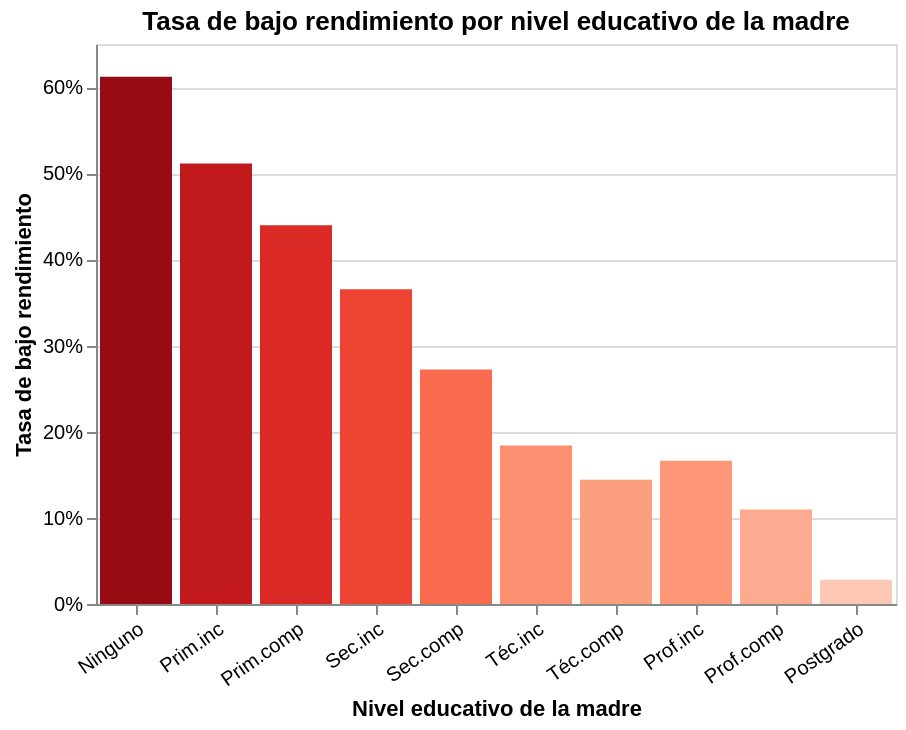

The cell this chart's notebook holds for it:
### Code cell
# Educación de la madre vs tasa de riesgo.
# Se espera gradiente decreciente de riesgo a medida que aumenta el nivel educativo.
edu_risk = (
    df_model.dropna(subset=['edu_madre_num'])
    .groupby('edu_madre_num')[TARGET]
    .mean()
    .reset_index()
    .rename(columns={TARGET: 'tasa_riesgo'})
)

edu_labels = {
    0: 'Ninguno', 1: 'Prim. inc.', 2: 'Prim. comp.',
    3: 'Sec. inc.', 4: 'Sec. comp.', 5: 'Téc. inc.',
    6: 'Téc. comp.', 7: 'Prof. inc.', 8: 'Prof. comp.', 9: 'Postgrado'
}
edu_risk['nivel'] = edu_risk['edu_madre_num'].map(edu_labels)

chart_edu = alt.Chart(edu_risk).mark_bar().encode(
    x=alt.X('edu_madre_num:O', title='Nivel educativo de la madre',
            axis=alt.Axis(labelExpr="{'0':'Ninguno','1':'Prim.inc','2':'Prim.comp','3':'Sec.inc','4':'Sec.comp','5':'Téc.inc','6':'Téc.comp','7':'Prof.inc','8':'Prof.comp','9':'Postgrado'}[datum.label]",
                          labelAngle=-35)),
    y=alt.Y('tasa_riesgo:Q', title='Tasa de bajo rendimiento', axis=alt.Axis(format='%')),
    tooltip=['nivel:N', alt.Tooltip('tasa_riesgo:Q', format='.1%')],
    color=alt.Color('tasa_riesgo:Q', scale=alt.Scale(scheme='reds'), legend=None)
).properties(
    width=400, height=280,
    title='Tasa de bajo rendimiento por nivel educativo de la madre'
)

chart_edu

### Figure 1 — Vega specification as saved in the notebook (floating-point values rounded to 4 significant figures)
{"$schema": "https://vega.github.io/schema/vega/v5.json", "data": [{"name": "source_0", "values": [{"edu_madre_num": 0.0, "nivel": "Ninguno", "tasa_riesgo": 0.6119, "tasa_riesgo_end": 0.6119, "tasa_riesgo_start": 0.0}, {"edu_madre_num": 1.0, "nivel": "Prim. inc.", "tasa_riesgo": 0.5113, "tasa_riesgo_end": 0.5113, "tasa_riesgo_start": 0.0}, {"edu_madre_num": 2.0, "nivel": "Prim. comp.", "tasa_riesgo": 0.4396, "tasa_riesgo_end": 0.4396, "tasa_riesgo_start": 0.0}, {"edu_madre_num": 3.0, "nivel": "Sec. inc.", "tasa_riesgo": 0.3655, "tasa_riesgo_end": 0.3655, "tasa_riesgo_start": 0.0}, {"edu_madre_num": 4.0, "nivel": "Sec. comp.", "tasa_riesgo": 0.2723, "tasa_riesgo_end": 0.2723, "tasa_riesgo_start": 0.0}, {"edu_madre_num": 5.0, "nivel": "Téc. inc.", "tasa_riesgo": 0.184, "tasa_riesgo_end": 0.184, "tasa_riesgo_start": 0.0}, {"edu_madre_num": 6.0, "nivel": "Téc. comp.", "tasa_riesgo": 0.1441, "tasa_riesgo_end": 0.1441, "tasa_riesgo_start": 0.0}, {"edu_madre_num": 7.0, "nivel": "Prof. inc.", "tasa_riesgo": 0.1662, "tasa_riesgo_end": 0.1662, "tasa_riesgo_start": 0.0}, {"edu_madre_num": 8.0, "nivel": "Prof. comp.", "tasa_riesgo": 0.1098, "tasa_riesgo_end": 0.1098, "tasa_riesgo_start": 0.0}, {"edu_madre_num": 9.0, "nivel": "Postgrado", "tasa_riesgo": 0.02828, "tasa_riesgo_end": 0.02828, "tasa_riesgo_start": 0.0}]}, {"name": "source_0_x_domain_edu_madre_num", "values": [{"edu_madre_num": 0.0}, {"edu_madre_num": 1.0}, {"edu_madre_num": 2.0}, {"edu_madre_num": 3.0}, {"edu_madre_num": 4.0}, {"edu_madre_num": 5.0}, {"edu_madre_num": 6.0}, {"edu_madre_num": 7.0}, {"edu_madre_num": 8.0}, {"edu_madre_num": 9.0}]}, {"name": "source_0_color_domain_tasa_riesgo", "values": [{"min": 0.02828, "max": 0.6119}]}], "marks": [{"type": "rect", "name": "marks", "from": {"data": "source_0"}, "encode": {"update": {"x": {"field": "edu_madre_num", "scale": "x"}, "tooltip": {"signal": "{\"nivel\": isValid(datum[\"nivel\"]) ? datum[\"nivel\"] : \"\"+datum[\"nivel\"], \"tasa_riesgo\": format(datum[\"tasa_riesgo\"], \".1%\")}"}, "y": {"field": "tasa_riesgo_end", "scale": "y"}, "fill": {"field": "tasa_riesgo", "scale": "color"}, "width": {"signal": "max(0.25, bandwidth('x'))"}, "y2": {"field": "tasa_riesgo_start", "scale": "y"}}}, "style": ["bar"]}], "scales": [{"name": "x", "type": "band", "domain": {"data": "source_0_x_domain_edu_madre_num", "field": "edu_madre_num", "sort": true}, "range": [0, {"signal": "width"}], "paddingInner": 0.1, "paddingOuter": 0.05}, {"name": "y", "type": "linear", "domain": {"data": "source_0", "fields": ["tasa_riesgo_start", "tasa_riesgo_end"]}, "range": [{"signal": "height"}, 0], "nice": true, "zero": true}, {"name": "color", "type": "linear", "domain": [{"signal": "(data(\"source_0_color_domain_tasa_riesgo\")[0] || {}).min"}, {"signal": "(data(\"source_0_color_domain_tasa_riesgo\")[0] || {}).max"}], "range": {"scheme": "reds"}, "zero": false, "interpolate": "hcl"}], "axes": [{"scale": "y", "tickCount": {"signal": "ceil(height/40)"}, "maxExtent": 0, "ticks": false, "domain": false, "gridScale": "x", "minExtent": 0, "orient": "left", "labels": false, "aria": false, "zindex": 0, "grid": true}, {"scale": "x", "labelAngle": 325, "encode": {"labels": {"update": {"text": {"signal": "{'0':'Ninguno','1':'Prim.inc','2':'Prim.comp','3':'Sec.inc','4':'Sec.comp','5':'Téc.inc','6':'Téc.comp','7':'Prof.inc','8':'Prof.comp','9':'Postgrado'}[datum.label]"}}}}, "labelBaseline": "top", "grid": false, "title": "Nivel educativo de la madre", "zindex": 0, "labelAlign": "right", "orient": "bottom"}, {"scale": "y", "tickCount": {"signal": "ceil(height/40)"}, "zindex": 0, "labelOverlap": true, "title": "Tasa de bajo rendimiento", "orient": "left", "grid": false, "format": "%"}], "title": {"text": "Tasa de bajo rendimiento por nivel educativo de la madre", "frame": "group"}, "style": "cell", "height": 280, "background": "white", "width": 400, "padding": 5}
